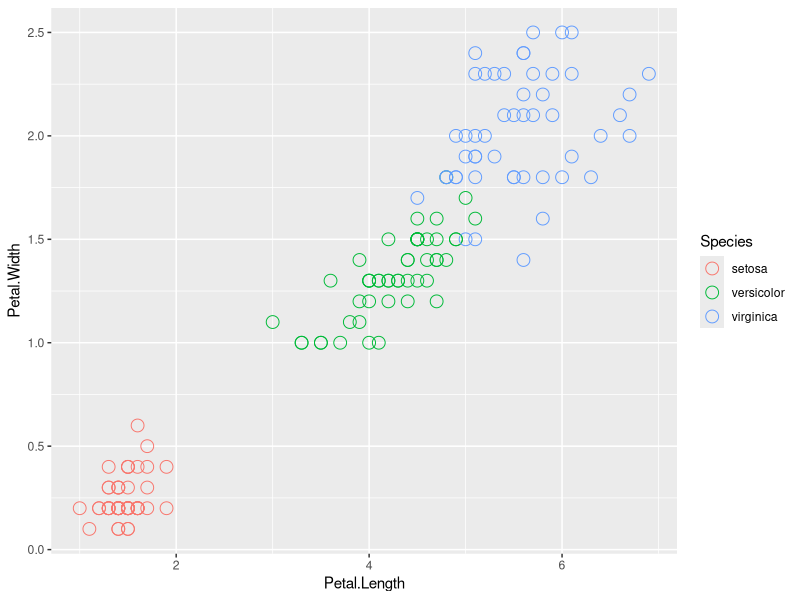

Write R code to recreate this figure.
## ---- chunk 1
knitr::opts_chunk$set(echo = TRUE)
## ---- chunk 2
library(tidyverse)
library(RColorBrewer)

ggplot(iris, aes(x= Petal.Length, y = Petal.Width))+
  geom_point(aes(color = Species), pch = 21, size = 4)
  

